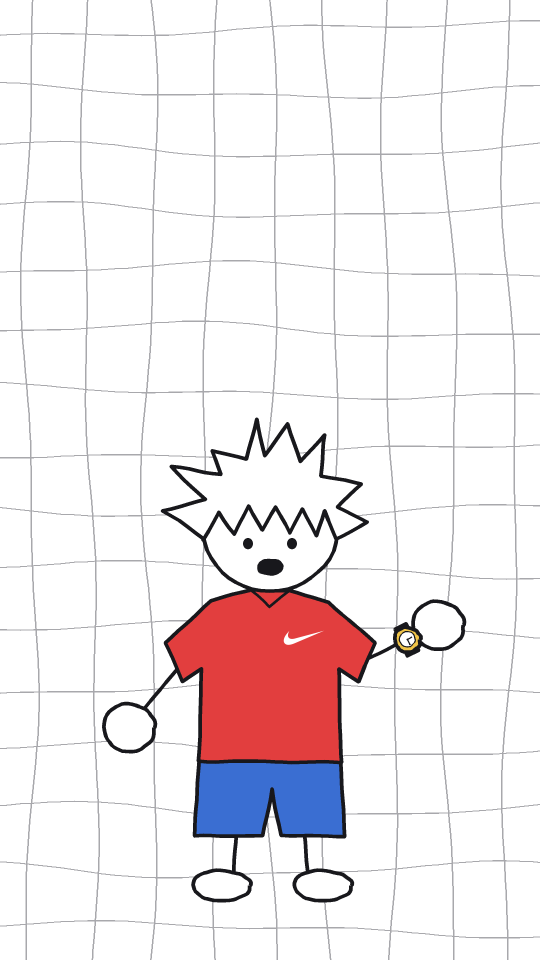
#> input picture assets/brand/ember_outfit.png, 1080 x 1920 px (shown at 1/2 size)
$ python -i inserts.py   (imports and definitions only)
#> lines starting #> are read from the running program, lines starting #| are printed output that depends on the picture
"""«Чистые» вставки в стиле референса (IMG_8284): логотипы в кружках со «шлейфом», 3D-карточки
с наклоном и тенью, кинетический текст по словам, оранжевая «вспышка» Claude в углу, размытие на переходах.

Используется из tools/doodle.py. Логотипы — assets/logos/*.svg (список и фирменные цвета в index.json).
"""
import io, json, math, os
import numpy as np
from PIL import Image, ImageDraw, ImageFilter, ImageFont

ROOT = os.path.dirname(os.path.dirname(os.path.abspath(__file__)))
LOGOS = os.path.join(ROOT, 'assets', 'logos')
INTER = os.path.join(ROOT, 'fonts', 'Inter-ExtraBold.ttf')
ORANGE = (217, 119, 87)
_cache, _fonts = {}, {}
# [1 line not run here, left out]


# [5 lines left out: function inter, not called in this run]


def ease_out(x):
    x = min(max(x, 0.0), 1.0)
    return 1 - (1 - x) ** 3


# [13 lines left out: function logo_img, not called in this run]


def with_shadow(img, blur=26, dy=22, alpha=95):
    """Мягкая тень под объектом — главный источник ощущения «объёма»."""
    pad = blur * 3
    out = Image.new('RGBA', (img.width + pad * 2, img.height + pad * 2), (0, 0, 0, 0))
    a = img.split()[3].point(lambda v: v * alpha // 255)
    sh = Image.new('RGBA', img.size, (0, 0, 0, 0)); sh.putalpha(a)
    out.alpha_composite(sh, (pad, pad + dy))
    out = out.filter(ImageFilter.GaussianBlur(blur))
    out.alpha_composite(img, (pad, pad))
    return out


# [178 lines left out: functions badge, card, perspective, paste_center, draw_logo, draw_card and 3 more, not called in this run]

>>> import cv2
>>> picture = cv2.imread('../assets/brand/ember_outfit.png', cv2.IMREAD_GRAYSCALE)
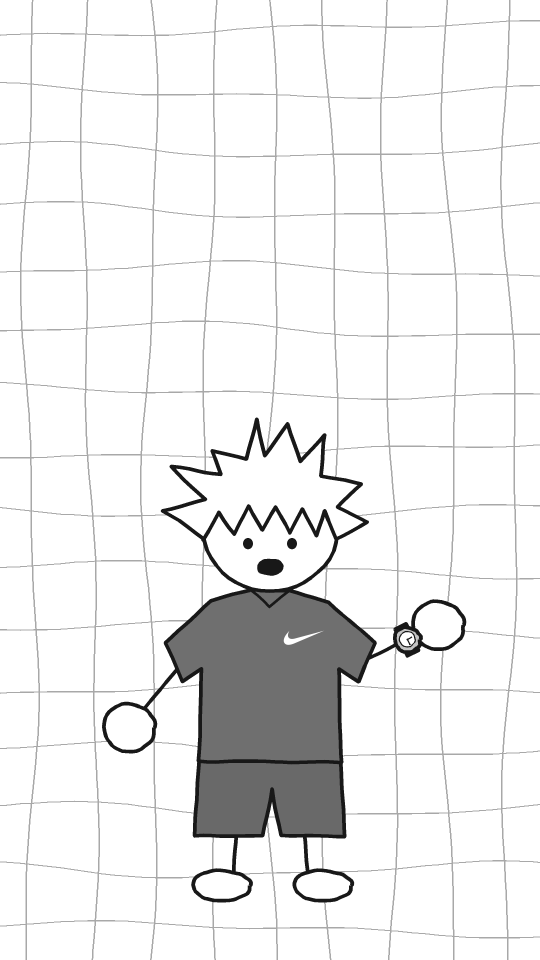
#> picture: shape (1920, 1080) (shown at 1/2 size); min 24, max 255, mean 237
>>> result = with_shadow(picture)
#> (the run stopped early here; a loop or call above may not have finished)
